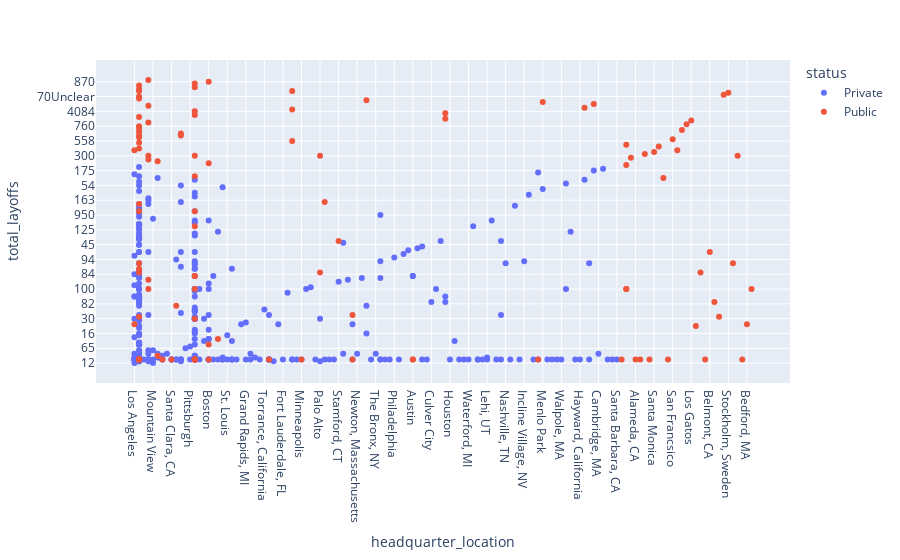

The code cell stored with this chart in its notebook:
### Code cell
px.scatter(data_frame=company,x="headquarter_location",y="total_layoffs",color="status")

### Figure 1 — Plotly figure (JSON) as saved in the notebook; plotly's stock layout.template omitted (floating-point values rounded to 4 significant figures; data arrays with more than 128 entries replaced by an {"elided": "..."} marker saying what was removed)
{"data": [{"hovertemplate": "status=Private<br>headquarter_location=%{x}<br>total_layoffs=%{y}<extra></extra>", "legendgroup": "Private", "marker": {"color": "#636efa", "symbol": "circle"}, "mode": "markers", "name": "Private", "orientation": "v", "showlegend": true, "type": "scatter", "x": {"elided": "365 str values"}, "xaxis": "x", "y": {"elided": "365 mixed values"}, "yaxis": "y"}, {"hovertemplate": "status=Public<br>headquarter_location=%{x}<br>total_layoffs=%{y}<extra></extra>", "legendgroup": "Public", "marker": {"color": "#EF553B", "symbol": "circle"}, "mode": "markers", "name": "Public", "orientation": "v", "showlegend": true, "type": "scatter", "x": ["Hyattsville, MD", "San Jose, CA", "San Jose, CA", "San Francisco", "Boston", "Mountain View, CA", "Seattle", "Chesterfield, MO", "Palo Alto", "San Francisco", "Alameda, CA", "Alpharetta, GA", "Santa Monica, CA", "Manhattan Beach, CA", "Columbia, MD", "Austin, TX", "Santa Monica", "Los Angeles", "San Francisco", "New York", "New York", "Tempe", "San Jose, CA", "San Francisco", "New York", "Austin", "Mountain View, CA", "San Diego", "Framingham, MA", "Burlington, Massachusetts", "San Francisco", "San Francsico", "San Francisco", "Tempe, AZ", "San Francisco", "Palo Alto", "Seattle", "San Jose, CA", "San Mateo, CA", "Chicago", "Los Angeles", "Chicago", "San Francisco", "Redwood City, CA", "New York", "San Francisco", "San Francisco", "New York", "New York", "New York, NY", "Seattle", "San Francisco", "San Francisco", "Bellevue, WA", "New York", "San Francisco", "Menlo Park, CA", "San Francisco", "Seattle", "Los Gatos", "San Jose", "San Francisco", "San Francisco", "Austin", "New York", "New York", "San Jose", "Boston", "New York", "Tel Aviv", "Draper, UT", "San Diego", "Provo, UT", "Sunnyvale, CA", "Seattle", "New York", "Belmont, CA", "Irvine, CA", "Menlo Park", "Los Gatos, CA", "Columbus", "San Francisco", "Stamford, CT", "Minneapolis", "Ottawa, Canada", "New York", "San Francisco", "Venice, CA", "San Francisco", "Santa Clara, CA", "Stockholm, Sweden", "Boston", "San Francisco", "Washington, DC", "New York", "Newton, MA", "Purchase, NY", "Oakland, CA", "San Diego", "San Francisco", "San Francisco", "New York", "San Francisco", "New York", "New York", "San Francisco", "New York", "San Francisco", "New York City", "Boston", "New York", "San Francisco", "Seattle", "Seattle", "San Mateo, CA", "Bedford, MA", "Wilmington, NC"], "xaxis": "x", "y": [0, "155", "100", 0, "46", "12000", "18000", "700", "300", "180", 0, 0, "70", "240", 0, 0, "138", "95", "200Unclear", 0, "180", "4000", "4100", "2110", 0, 0, "32", "558", "55", 0, 0, "825", "1250", "95", 0, "400", "100", "100", "90", "800", "140", "500", "69", "450", "120", "1000", "400", "75", "30", "115", "56", "225", 0, 0, 0, "760", "11000", "60", "10000", "480", "270", "24", "550", 0, "38", 0, "83", "25", "4084", "250", "400", "153", 0, "72", "1332", 0, "80", "840", "1013", "200", "467", "9090", "750", 0, "1000", "120", "70Unclear", "1280", 0, 0, "588", 0, 0, 0, "100", "60", "300", 0, "350", "800", "3740", "451", "509", "110", 0, 0, "647", "43", "63", "870", "300", "350", "300", "99", 0, "140", "100"], "yaxis": "y"}], "layout": {"legend": {"title": {"text": "status"}, "tracegroupgap": 0}, "margin": {"t": 60}, "xaxis": {"anchor": "y", "domain": [0, 1], "title": {"text": "headquarter_location"}}, "yaxis": {"anchor": "x", "domain": [0, 1], "title": {"text": "total_layoffs"}}}}
